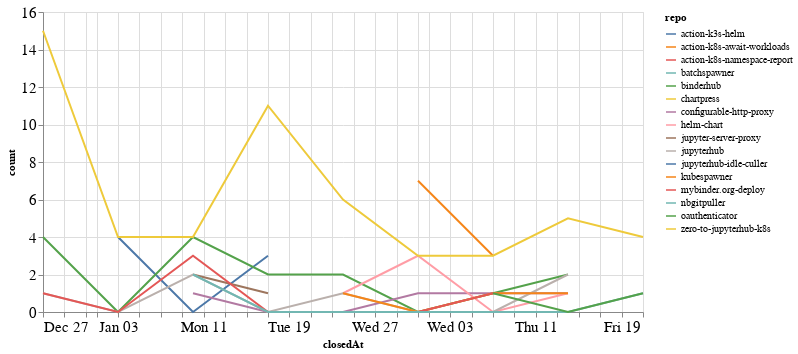

Write notebook code for a chart like this one.
### Code cell
closed_by_time = closed_by.groupby('repo').resample('W', on='closedAt').count()['author'].reset_index()
closed_by_time = closed_by_time.rename(columns={'author': 'count'})

alt.Chart(closed_by_time, width=600).mark_line().encode(
    x='closedAt',
    y='count',
    color='repo',
    tooltip="repo"
)

### Figure 1 — Vega-Lite specification as saved in the notebook (floating-point values rounded to 4 significant figures)
{"config": {"axisLeft": {"labelFontSize": 15}, "axisBottom": {"labelFontSize": 15}}, "data": {"name": "data-6d6663bc266565d7083e299da7357c13"}, "mark": "line", "encoding": {"color": {"type": "nominal", "field": "repo"}, "tooltip": {"type": "nominal", "field": "repo"}, "x": {"type": "temporal", "field": "closedAt"}, "y": {"type": "quantitative", "field": "count"}}, "width": 600, "$schema": "https://vega.github.io/schema/vega-lite/v4.8.1.json", "datasets": {"data-6d6663bc266565d7083e299da7357c13": [{"repo": "action-k3s-helm", "closedAt": "2021-01-03T00:00:00", "count": 4}, {"repo": "action-k3s-helm", "closedAt": "2021-01-10T00:00:00", "count": 0}, {"repo": "action-k3s-helm", "closedAt": "2021-01-17T00:00:00", "count": 3}, {"repo": "action-k8s-await-workloads", "closedAt": "2021-01-31T00:00:00", "count": 7}, {"repo": "action-k8s-await-workloads", "closedAt": "2021-02-07T00:00:00", "count": 3}, {"repo": "action-k8s-namespace-report", "closedAt": "2021-02-07T00:00:00", "count": 1}, {"repo": "batchspawner", "closedAt": "2021-01-31T00:00:00", "count": 4}, {"repo": "binderhub", "closedAt": "2020-12-27T00:00:00", "count": 4}, {"repo": "binderhub", "closedAt": "2021-01-03T00:00:00", "count": 0}, {"repo": "binderhub", "closedAt": "2021-01-10T00:00:00", "count": 4}, {"repo": "binderhub", "closedAt": "2021-01-17T00:00:00", "count": 2}, {"repo": "binderhub", "closedAt": "2021-01-24T00:00:00", "count": 2}, {"repo": "binderhub", "closedAt": "2021-01-31T00:00:00", "count": 0}, {"repo": "binderhub", "closedAt": "2021-02-07T00:00:00", "count": 1}, {"repo": "binderhub", "closedAt": "2021-02-14T00:00:00", "count": 2}, {"repo": "chartpress", "closedAt": "2021-01-24T00:00:00", "count": 1}, {"repo": "configurable-http-proxy", "closedAt": "2021-01-10T00:00:00", "count": 1}, {"repo": "configurable-http-proxy", "closedAt": "2021-01-17T00:00:00", "count": 0}, {"repo": "configurable-http-proxy", "closedAt": "2021-01-24T00:00:00", "count": 0}, {"repo": "configurable-http-proxy", "closedAt": "2021-01-31T00:00:00", "count": 1}, {"repo": "configurable-http-proxy", "closedAt": "2021-02-07T00:00:00", "count": 1}, {"repo": "configurable-http-proxy", "closedAt": "2021-02-14T00:00:00", "count": 1}, {"repo": "helm-chart", "closedAt": "2021-01-24T00:00:00", "count": 1}, {"repo": "helm-chart", "closedAt": "2021-01-31T00:00:00", "count": 3}, {"repo": "helm-chart", "closedAt": "2021-02-07T00:00:00", "count": 0}, {"repo": "helm-chart", "closedAt": "2021-02-14T00:00:00", "count": 1}, {"repo": "jupyter-server-proxy", "closedAt": "2021-01-10T00:00:00", "count": 2}, {"repo": "jupyter-server-proxy", "closedAt": "2021-01-17T00:00:00", "count": 1}, {"repo": "jupyterhub", "closedAt": "2020-12-27T00:00:00", "count": 1}, {"repo": "jupyterhub", "closedAt": "2021-01-03T00:00:00", "count": 0}, {"repo": "jupyterhub", "closedAt": "2021-01-10T00:00:00", "count": 2}, {"repo": "jupyterhub", "closedAt": "2021-01-17T00:00:00", "count": 0}, {"repo": "jupyterhub", "closedAt": "2021-01-24T00:00:00", "count": 1}, {"repo": "jupyterhub", "closedAt": "2021-01-31T00:00:00", "count": 0}, {"repo": "jupyterhub", "closedAt": "2021-02-07T00:00:00", "count": 0}, {"repo": "jupyterhub", "closedAt": "2021-02-14T00:00:00", "count": 2}, {"repo": "jupyterhub-idle-culler", "closedAt": "2021-01-31T00:00:00", "count": 1}, {"repo": "kubespawner", "closedAt": "2021-01-24T00:00:00", "count": 1}, {"repo": "kubespawner", "closedAt": "2021-01-31T00:00:00", "count": 0}, {"repo": "kubespawner", "closedAt": "2021-02-07T00:00:00", "count": 1}, {"repo": "kubespawner", "closedAt": "2021-02-14T00:00:00", "count": 1}, {"repo": "mybinder.org-deploy", "closedAt": "2020-12-27T00:00:00", "count": 1}, {"repo": "mybinder.org-deploy", "closedAt": "2021-01-03T00:00:00", "count": 0}, {"repo": "mybinder.org-deploy", "closedAt": "2021-01-10T00:00:00", "count": 3}, {"repo": "mybinder.org-deploy", "closedAt": "2021-01-17T00:00:00", "count": 0}, {"repo": "mybinder.org-deploy", "closedAt": "2021-01-24T00:00:00", "count": 0}, {"repo": "mybinder.org-deploy", "closedAt": "2021-01-31T00:00:00", "count": 0}, {"repo": "mybinder.org-deploy", "closedAt": "2021-02-07T00:00:00", "count": 1}, {"repo": "nbgitpuller", "closedAt": "2021-01-10T00:00:00", "count": 2}, {"repo": "nbgitpuller", "closedAt": "2021-01-17T00:00:00", "count": 0}, {"repo": "nbgitpuller", "closedAt": "2021-01-24T00:00:00", "count": 0}, {"repo": "nbgitpuller", "closedAt": "2021-01-31T00:00:00", "count": 0}, {"repo": "nbgitpuller", "closedAt": "2021-02-07T00:00:00", "count": 0}, {"repo": "nbgitpuller", "closedAt": "2021-02-14T00:00:00", "count": 0}, {"repo": "nbgitpuller", "closedAt": "2021-02-21T00:00:00", "count": 1}, {"repo": "oauthenticator", "closedAt": "2021-02-07T00:00:00", "count": 1}, {"repo": "oauthenticator", "closedAt": "2021-02-14T00:00:00", "count": 0}, {"repo": "oauthenticator", "closedAt": "2021-02-21T00:00:00", "count": 1}, {"repo": "zero-to-jupyterhub-k8s", "closedAt": "2020-12-27T00:00:00", "count": 15}, {"repo": "zero-to-jupyterhub-k8s", "closedAt": "2021-01-03T00:00:00", "count": 4}, {"repo": "zero-to-jupyterhub-k8s", "closedAt": "2021-01-10T00:00:00", "count": 4}, {"repo": "zero-to-jupyterhub-k8s", "closedAt": "2021-01-17T00:00:00", "count": 11}, {"repo": "zero-to-jupyterhub-k8s", "closedAt": "2021-01-24T00:00:00", "count": 6}, {"repo": "zero-to-jupyterhub-k8s", "closedAt": "2021-01-31T00:00:00", "count": 3}, {"repo": "zero-to-jupyterhub-k8s", "closedAt": "2021-02-07T00:00:00", "count": 3}, {"repo": "zero-to-jupyterhub-k8s", "closedAt": "2021-02-14T00:00:00", "count": 5}, {"repo": "zero-to-jupyterhub-k8s", "closedAt": "2021-02-21T00:00:00", "count": 4}]}}
